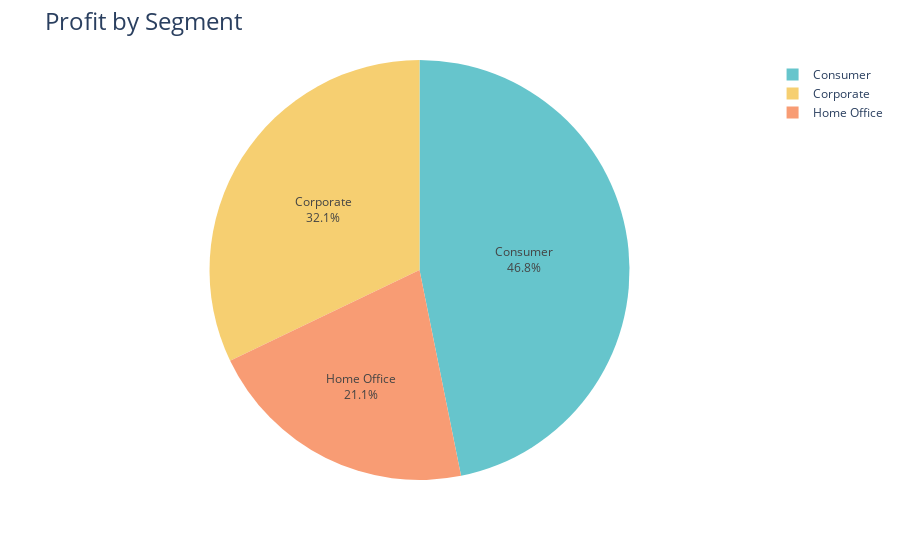

The cell this chart's notebook holds for it:
### Code cell
fig=px.pie(Profit_by_Segment,
            names="Segment",
            values='Profit',
            color_discrete_sequence=colors.qualitative.Pastel)
fig.update_traces(textposition='inside',textinfo='percent+label')
fig.update_layout(title_text='Profit by Segment',title_font=dict(size=24))
fig.show()

### Figure 1 — Plotly figure (JSON) as saved in the notebook; plotly's stock layout.template omitted (floating-point values rounded to 4 significant figures)
{"data": [{"domain": {"x": [0, 1], "y": [0, 1]}, "hovertemplate": "Segment=%{label}<br>Profit=%{value}<extra></extra>", "labels": ["Consumer", "Corporate", "Home Office"], "legendgroup": "", "name": "", "showlegend": true, "textinfo": "percent+label", "textposition": "inside", "type": "pie", "values": [134100.0, 91980.0, 60300.0]}], "layout": {"legend": {"tracegroupgap": 0}, "margin": {"t": 60}, "piecolorway": ["rgb(102, 197, 204)", "rgb(246, 207, 113)", "rgb(248, 156, 116)", "rgb(220, 176, 242)", "rgb(135, 197, 95)", "rgb(158, 185, 243)", "rgb(254, 136, 177)", "rgb(201, 219, 116)", "rgb(139, 224, 164)", "rgb(180, 151, 231)", "rgb(179, 179, 179)"], "title": {"font": {"size": 24}, "text": "Profit by Segment"}}}
